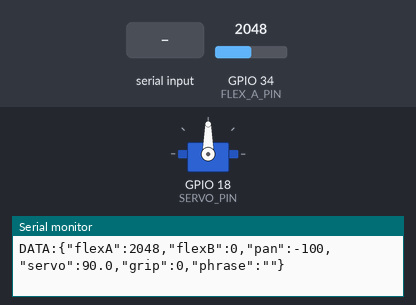
Simulated run of this program. Board: ESP32. On the bench: servo, the last lines printed to the serial monitor. Inputs (shaded band) come from the test bench; at power-on: GPIO 34 (FLEX_A_PIN) = 2048 (analog values on the 0–4095 scale).

Above: at 1.2 s.
1.3 s: "SERVO:\n" received over Serial
At 2.5 s:
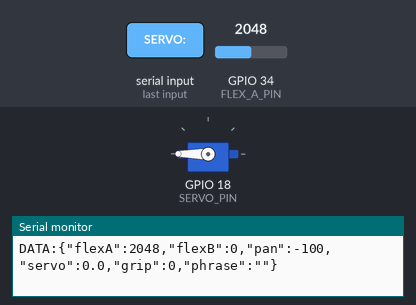
2.8 s: "SERVO:90\n" received over Serial
At 4.0 s:
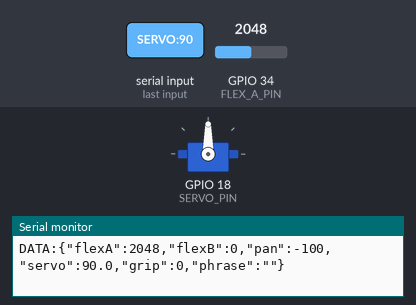
4.3 s: "SERVO:,45\n" received over Serial
At 4.9 s:
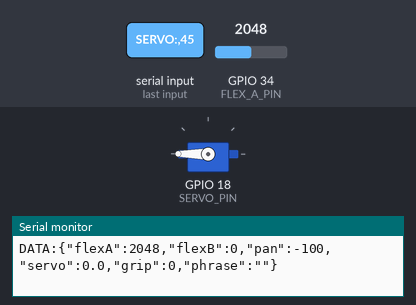
Timing chart, 0 to 7.3 s (numbered marks = the images above; inputs shaded):
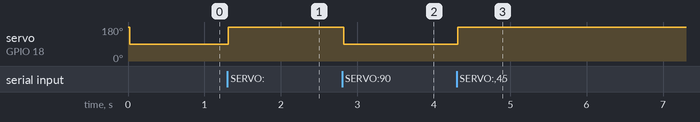

The program:

main.cpp
```cpp
#include <Arduino.h>
/**
 * ============================================================
 *  Program Labsheet 3: Flex + Serial + Servo
 * ============================================================
 *  Deskripsi: Komunikasi data nirkabel/kabel menggunakan Web Serial API.
 *             Membaca Sensor Flex, mengendalikan Servo fisik, dan mengirimkan
 *             data stream format JSON ke Serial Port.
 *             Semua proses dijalankan secara non-blocking menggunakan millis().
 *
 *  ============================================================
 *  KONFIGURASI SENSOR (Edit bagian ini sesuai kebutuhan)
 *  ============================================================
 *  Untuk menggunakan HANYA Flex A:
 *    - Aktifkan  : #define USE_FLEX_A   (sudah aktif di bawah)
 *    - Non-aktifkan: // #define USE_FLEX_B
 *
 *  Untuk menggunakan Flex A + Flex B:
 *    - Aktifkan kedua-duanya
 *    - Servo tetap dikendalikan Flex A
 *    - Flex B akan dikirim sebagai grip/data tambahan
 */

// ── PILIH SENSOR YANG DIGUNAKAN ──────────────────────────────────────────────
#define USE_FLEX_A              // Aktifkan Sensor Flex A (Pan + Servo)
// #define USE_FLEX_B           // Non-aktif: hapus komentar jika Flex B disambungkan

// ── PIN HARDWARE ─────────────────────────────────────────────────────────────
#define FLEX_A_PIN  34          // Pin ADC Sensor Flex A
#define FLEX_B_PIN  35          // Pin ADC Sensor Flex B
#define SERVO_PIN   18          // Pin PWM Servo Motor

// ── KALIBRASI ADC ────────────────────────────────────────────────────────────
// Nilai default ini akan otomatis diperbarui dari Web Simulator saat connect.
// Tidak perlu ubah & upload ulang — cukup atur di web lalu klik Connect.
#ifdef USE_FLEX_A
    int flexA_min = 3040;       // ADC saat Flex A lurus   (default web: 3040)
    int flexA_max = 2800;       // ADC saat Flex A bengkok (default web: 2800)
#endif

#ifdef USE_FLEX_B
    int flexB_min = 3040;       // ADC saat Flex B lurus   (default web: 3040)
    int flexB_max = 2800;       // ADC saat Flex B bengkok (default web: 2800)
#endif
// ─────────────────────────────────────────────────────────────────────────────

#include <ESP32Servo.h>

Servo myServo;
int lastAngle  = -1;
int webServoAngle = 90; // Sudut dari web (diupdate via SERVO: command)
unsigned long lastSensorUpdate = 0;

// Fungsi untuk membaca rata-rata analog (Oversampling 20 sampel untuk stabilitas)
int readAverage(int pin) {
    long sum = 0;
    for (int i = 0; i < 20; i++) {
        sum += analogRead(pin);
        delayMicroseconds(50);
    }
    return sum / 20;
}

int mapClamped(int val, int inMin, int inMax, int outMin, int outMax) {
    int low  = min(inMin, inMax);
    int high = max(inMin, inMax);
    val = constrain(val, low, high);
    return map(val, inMin, inMax, outMin, outMax);
}

void setup() {
    Serial.begin(115200);

    // Konfigurasi ADC
    analogReadResolution(12);
#ifdef USE_FLEX_A
    analogSetPinAttenuation(FLEX_A_PIN, ADC_11db);
#endif
#ifdef USE_FLEX_B
    analogSetPinAttenuation(FLEX_B_PIN, ADC_11db);
#endif

    // Konfigurasi Servo
    myServo.attach(SERVO_PIN);
    myServo.write(180);
}

void loop() {
    unsigned long now = millis();

    // ── 1. Baca Sensor, Servo, & Kirim JSON Serial (Setiap 20ms) ─────────────
    if (now - lastSensorUpdate >= 20) {
        lastSensorUpdate = now;

#ifdef USE_FLEX_A
        int rawA = readAverage(FLEX_A_PIN);
#else
        int rawA = 0;
#endif

#ifdef USE_FLEX_B
        int rawB = readAverage(FLEX_B_PIN);
#else
        int rawB = 0;
#endif

        // Servo fisik: ikut sudut dari web (sudah hitung kalibrasi)
        // Inversi karena servo terpasang terbalik secara fisik
        int physAngle = 180 - webServoAngle;
        if (physAngle != lastAngle) {
            myServo.write(physAngle);
            lastAngle = physAngle;
        }

        // Kirim Stream JSON untuk Web Simulator
#ifdef USE_FLEX_A
        int panPct = mapClamped(rawA, flexA_min, flexA_max, 100, -100);
#else
        int panPct = 0;
#endif

#ifdef USE_FLEX_B
        int gripPct = mapClamped(rawB, flexB_min, flexB_max, 100, 0);
#else
        int gripPct = 0;
#endif

        char json[128];
        snprintf(json, sizeof(json),
            "DATA:{\"flexA\":%d,\"flexB\":%d,\"pan\":%d,\"servo\":%.1f,\"grip\":%d,\"phrase\":\"\"}",
            rawA, rawB, panPct, (float)webServoAngle, gripPct);
        Serial.println(json);
    }

    // Helper flat JSON parser
    auto parseVal = [](String json, String key, int currentVal) -> int {
        int idx = json.indexOf("\"" + key + "\":");
        if (idx == -1) return currentVal;
        int start = idx + key.length() + 3;
        int end = json.indexOf(",", start);
        if (end == -1) end = json.indexOf("}", start);
        if (end == -1) return currentVal;
        return json.substring(start, end).toInt();
    };

    // ── 2. Terima Perintah dari Web ──────────────────────────────────────────
    while (Serial.available()) {
        String line = Serial.readStringUntil('\n');
        line.trim();

        // Terima sudut servo langsung dari web
        if (line.startsWith("SERVO:")) {
            webServoAngle = constrain(line.substring(6).toInt(), 0, 180);
        }

        // Terima update kalibrasi dari web
        if (line.startsWith("SET:")) {
            String jsonStr = line.substring(4);
#ifdef USE_FLEX_A
            flexA_min = parseVal(jsonStr, "minA", flexA_min);
            flexA_max = parseVal(jsonStr, "maxA", flexA_max);
#endif
#ifdef USE_FLEX_B
            flexB_min = parseVal(jsonStr, "minB", flexB_min);
            flexB_max = parseVal(jsonStr, "maxB", flexB_max);
#endif
            Serial.println("System: Calibration updated via Serial!");
        }
    }
}
```

Measured:
- after the input at 1.3 s, servo on GPIO 18 (SERVO_PIN): 90° → 180° at once
- after the input at 2.8 s, servo on GPIO 18 (SERVO_PIN): 180° → 90° at once
- after the input at 4.3 s, servo on GPIO 18 (SERVO_PIN): 90° → 180° at once
